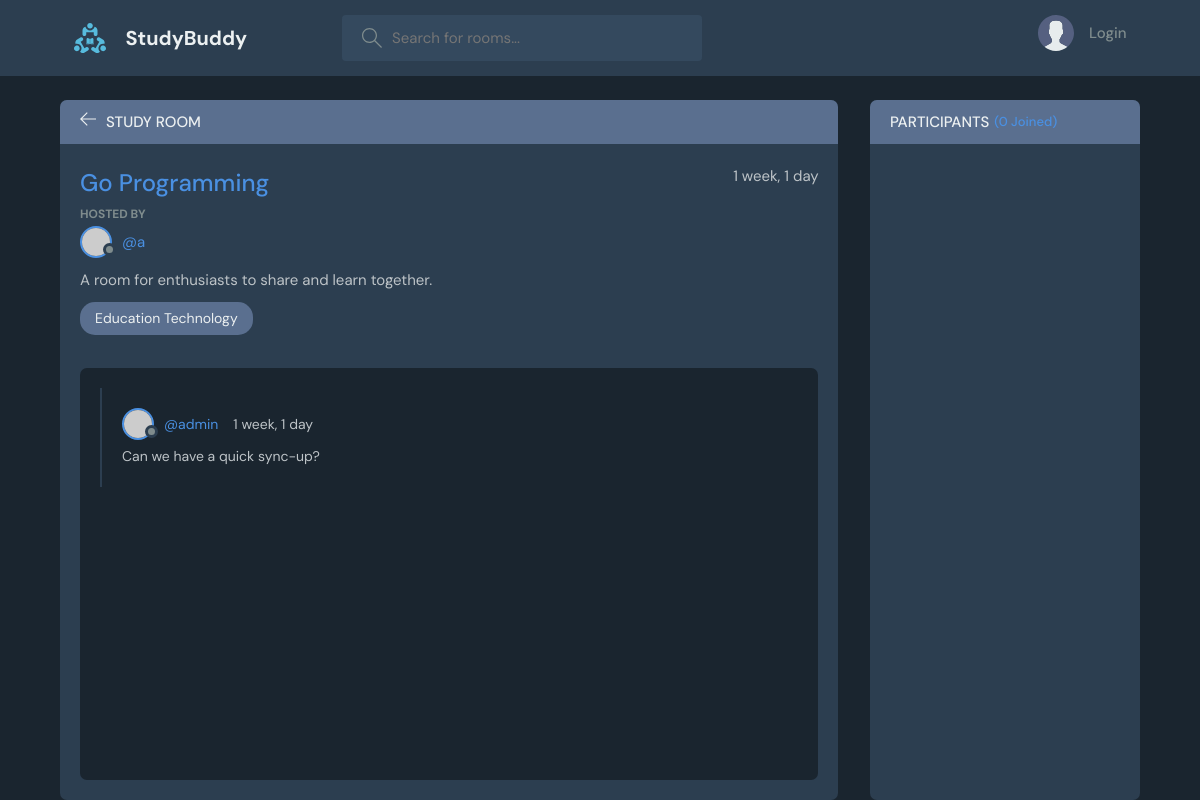
/room/40/, run on an earlier commit of the app's database.
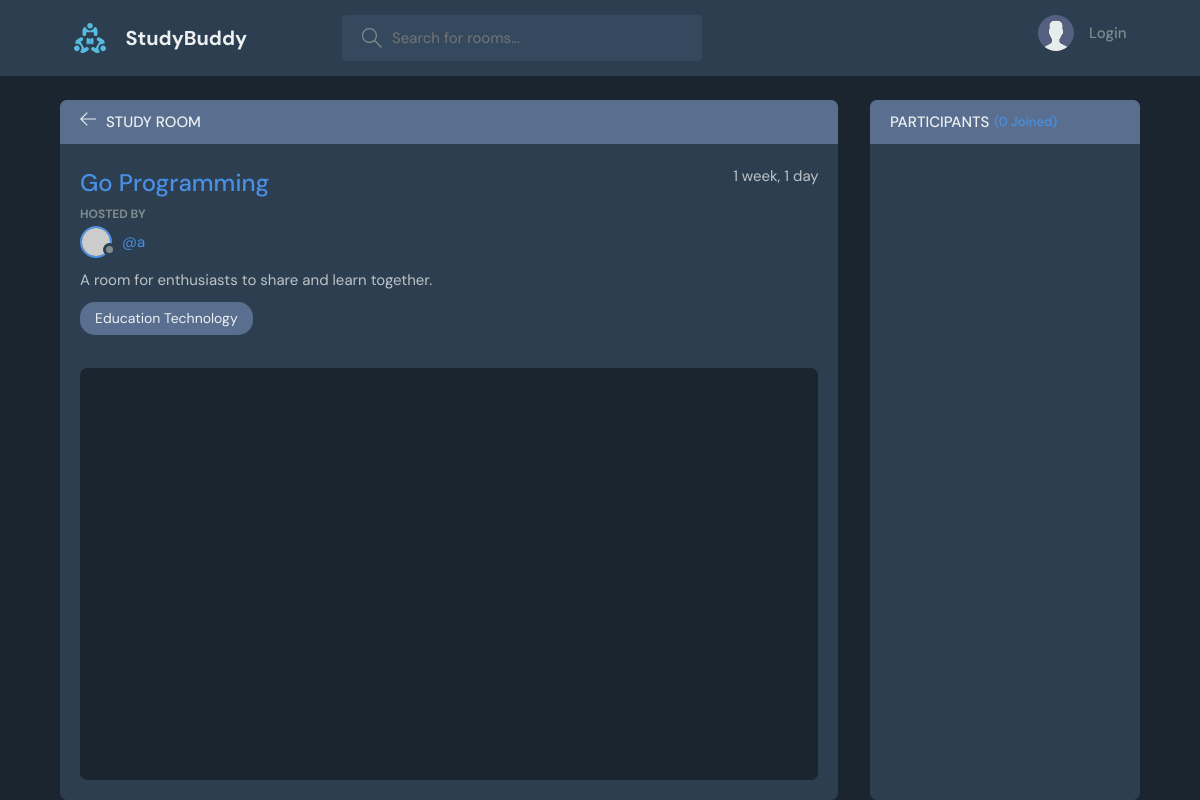
And on a later commit of the database.
### base/models.py (models this page shows, shortened)
class Message(models.Model):
    user = models.ForeignKey(User, on_delete=models.CASCADE)
    room = models.ForeignKey(Room, on_delete=models.CASCADE)
    body = models.TextField()
    updated = models.DateTimeField(auto_now=True)
    created = models.DateTimeField(auto_now_add=True)
    class Meta:
        ordering = ["-updated", "-created"]

### base/views.py (the view)
# urls.py: path("room/<str:pk>/", views.room, name="room"),
def room(request, pk):
    room = Room.objects.get(id=pk)
    room_messages = room.message_set.all().order_by("-created")
    participants = room.participants.all()
    if request.method == "POST":
        comment = Message.objects.create(
            user=request.user, room=room, body=request.POST.get("body")
        )
        room.participants.add(request.user)
        return redirect("room", pk=room.id)
    context = {
        "room": room,
        "room_messages": room_messages,
        "participants": participants,
    }
    return render(request, "base/room.html", context)

### base/templates/base/room.html (shortened to what this page needs)
{% extends "main.html" %} {% block content %}
<main class="profile-page layout layout--2">
  <div class="container">
    <div class="room">
      <div class="room__top">
        <div class="room__topLeft">
          <a href="{% url 'home' %}">
            <svg
              version="1.1"
              xmlns="http://www.w3.org/2000/svg"
              width="32"
              height="32"
              viewBox="0 0 32 32"
            >
              <title>arrow-left</title>
              <path
                d="M13.723 2.286l-13.723 13.714 13.719 13.714 1.616-1.611-10.96-10.96h27.625v-2.286h-27.625l10.965-10.965-1.616-1.607z"
              ></path>
            </svg>
          </a>
          <h3>Study Room</h3>
        </div>
      </div>
      <div class="room__box scroll">
        <div class="room__header scroll">
          <div class="room__info">
            <h3>{{room.name}}</h3>
            <span>{{room.created | timesince}}</span>
          </div>
          <div class="room__hosted">
            <p>Hosted By</p>
            <a
              href="{% url 'user-profile' room.host.id %}"
              class="room__author"
            >
              <div class="avatar avatar--small">
                <img src="https://randomuser.me/api/portraits/men/37.jpg" />
              </div>
              <span>@{{room.host.username}}</span>
            </a>
          </div>
          <div class="room__details">{{room.description}}</div>
          <span class="room__topics">{{room.topic.name}}</span>
        </div>
        <div class="room__conversation">
          <div class="threads scroll">
            {% for message in room_messages%}
            <div class="thread">
              <div class="thread__top">
                <div class="thread__author">
                  <a
                    href="{% url 'user-profile' message.user.id %}"
                    class="thread__authorInfo"
                  >
                    <div class="avatar avatar--small">
                      <img
                        src="https://randomuser.me/api/portraits/men/37.jpg"
                      />
                    </div>
                    <span>@{{message.user}}</span>
                  </a>
                  <span class="thread__date"
                    >{{message.created | timesince }}</span
                  >
                </div>
              </div>
              <div class="thread__details">{{message.body}}</div>
            </div>
            {% endfor %}
          </div>
        </div>
      </div>
    </div>
    <div class="participants">
      <h3 class="participants__top">
        Participants <span>({{room.participants.all.count}} Joined)</span>
      </h3>
      <div class="participants__list scroll">
      </div>
    </div>
  </div>
</main>
{% endblock content %}

What changed in the data, as far as the page shows it:
removed Message: user "admin", created "1 week, 1 day", body "Can we have a quick sync-up?"
